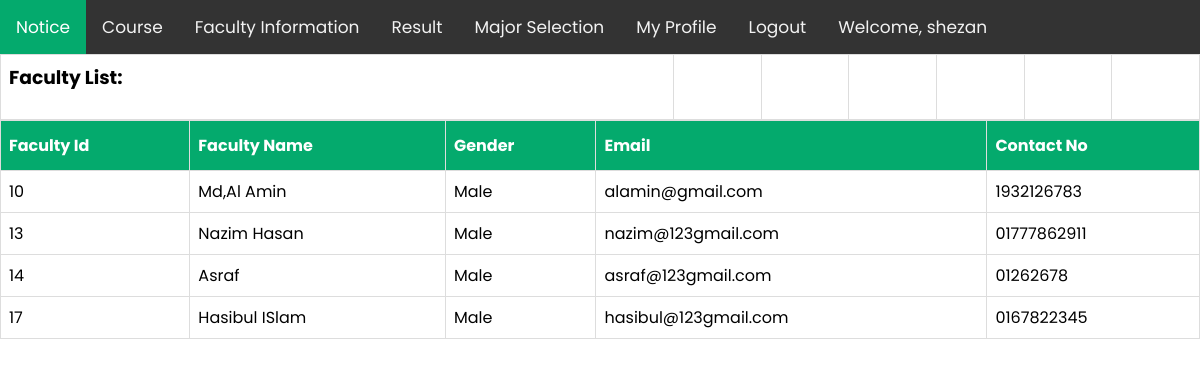
Page /views/sFacultyInfo.php (signed in) on the committed database.
### tables this page shows
CREATE TABLE `faculty` (
  `id` int(11) NOT NULL,
  `facultyName` text NOT NULL,
  `gender` text NOT NULL,
  `email` text NOT NULL,
  `contactNo` varchar(20) NOT NULL,
  `salary` varchar(20) NOT NULL
);

### Models/db_config.php (called while the page is built, shortened)
<?php
        function getFaculty(){
            $con = mysqli_connect('localhost','root', '', 'webtech');
            $sql = 'select * from faculty';
            $result = mysqli_query($con,$sql);
            $ArrayF=array();
            while($row = mysqli_fetch_assoc($result)){
                $ArrayF[]=$row;
            }
            return $ArrayF;
        }
?>

### Controllers/sFacultyList.php (called while the page is built)
<?php
 require '../Models/db_config.php';
function getAllFaculty(){
                    $faculty = getFaculty();
                    return $faculty;
            }

### Views/sFacultyInfo.php (the view, shortened to what this page needs)
<?php
    include 'studentNavbar.php';
    require_once '../Controllers/sFacultyList.php';
    $faculties = getAllFaculty();
?>
    <form action="">
        <table>
            <tr>
                <td><h3>Faculty List:</h3></td>
                <td></td>
                <td></td>
                <td></td>
                <td></td>
                <td></td>
                <td></td>
                <table cellspacing="0" cellpadding="0" border="1" width="361px" height="86px">
                    <thead align="center" >
                        <th >Faculty Id</th>
                        <th >Faculty Name</th>
                        <th >Gender</th>
                        <th >Email</th>
                        <th >Contact No</th>
                        </thead>
                        <?php
                        echo "<tr align='center'>";
                        foreach($faculties as $faculty){
                            echo "<tr>";
                            echo "<td>".$faculty['id']."</td>";
                            echo "<td>".$faculty['facultyName']."</td>";
                            echo "<td>".$faculty['gender']."</td>";
                            echo "<td>".$faculty['email']."</td>";
                            echo "<td>".$faculty['contactNo']."</td>";
                            echo "</tr>";
                        }
                        ?>
        </table>
    </form>
</body>
</html>

### Views/studentNavbar.php (style rules this page uses)
body { margin: 0; font-family: 'Poppins', sans-serif; }
table { font-family: 'Poppins', sans-serif; border-collapse: collapse; width: 100%; }
td, th { border: 1px solid #ddd; padding: 8px; }
th { padding-top: 12px; padding-bottom: 12px; text-align: left; background-color: #04AA6D; color: white; }

### rows in the picture
faculty: id "10", facultyName "Md,Al Amin", gender "Male", email "alamin@gmail.com", contactNo "1932126783"
faculty: id "13", facultyName "Nazim Hasan", gender "Male", email "nazim@123gmail.com", contactNo "01777862911"
faculty: id "14", facultyName "Asraf", gender "Male", email "asraf@123gmail.com", contactNo "01262678"
faculty: id "17", facultyName "Hasibul ISlam", gender "Male", email "hasibul@123gmail.com", contactNo "0167822345"
